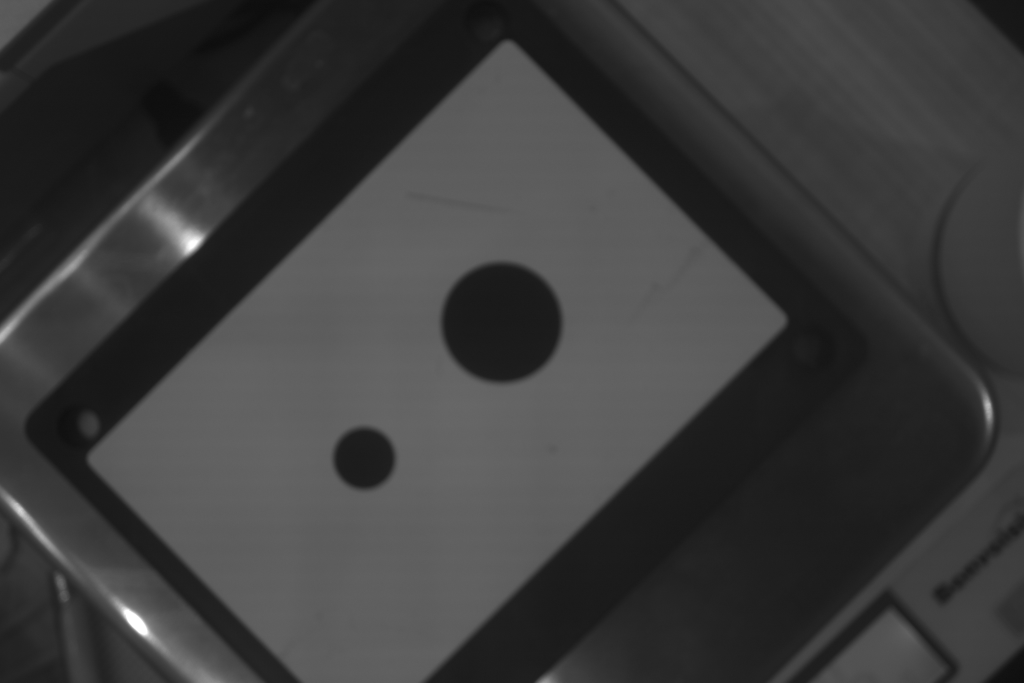
#> input picture bioyond-s4-mcp/captures/cap0025_gige_raw.jpg, 3072 x 2048 px (shown at 1/3 size)
$ python grid_preview.py --image ../../../bioyond-s4-mcp/captures/cap0025_gige_raw.jpg --output out.png
#> lines starting #> are read from the running program, lines starting #| are printed output that depends on the picture; after the words box and inside, x2 and y2 are one past the last pixel; in counts of white or black regions, pixels touching at a corner belong together
#> in main, image is the input picture: shape (2048, 3072, 3); min 9, max 255, mean 59.7
"""Image-only well-grid detection for transparent 48/96-well plates.

Coordinates are dimensionless grid intervals and image pixels. This estimates
neither physical distance nor a grasp pose. Grid symmetry leaves A1 unknown.
No controller/camera imports, model calibration or production target writes.
"""
import argparse
import json
import math
from pathlib import Path
import cv2
import numpy as np
from vision import DetectionError


def supported(rows,columns):
    if (rows,columns) not in ((6,8),(8,12)):
        raise DetectionError('Choose a 6 x 8 or 8 x 12 grid.')


# [13 lines left out: function clusters, not called in this run]


def fit_grid(points,rows=6,columns=8):
    supported(rows,columns)
    points=np.asarray(points,float)
    if points.ndim!=2 or points.shape[1]!=2 or not np.isfinite(points).all():
        raise DetectionError('Invalid measured centers.')
    required=math.ceil(rows*columns*5/6)
    if len(points)<required:raise DetectionError(f'Insufficient measured wells: {len(points)}; require at least {required}.')
    delta=points[None,:,:]-points[:,None,:]
    distance=np.linalg.norm(delta,axis=2);np.fill_diagonal(distance,np.inf)
    pitch=float(np.median(distance.min(axis=1)))
    if not math.isfinite(pitch) or pitch<=0:raise DetectionError('Measured wells are duplicate or degenerate.')
    pairs=delta[(distance>.75*pitch)&(distance<1.3*pitch)]
    angles=np.arctan2(pairs[:,1],pairs[:,0])
    # Adjacent rows and columns supply the two direction families.
    theta=float(np.angle(np.mean(np.exp(4j*angles)))/4)
    options=[]
    for candidate_angle in (theta,theta+math.pi/2):
        axes=np.array([[math.cos(candidate_angle),-math.sin(candidate_angle)],
                       [math.sin(candidate_angle),math.cos(candidate_angle)]])
        rotated=points@axes
        try:
            ci=clusters(rotated[:,0],columns);ri=clusters(rotated[:,1],rows)
        except DetectionError:continue
        ids=ri*columns+ci
        unique=np.array([i for i,x in enumerate(ids) if np.sum(ids==x)==1])
        if len(unique)<required:continue
        grid=np.column_stack([ci[unique],ri[unique]]).astype(float)
        h,mask=cv2.findHomography(grid,points[unique],cv2.RANSAC,.08*pitch)
        if h is None or mask is None:continue
        accepted=unique[mask.ravel().astype(bool)]
        if len(accepted)<required or len(set(ri[accepted]))!=rows or len(set(ci[accepted]))!=columns:continue
        # Require distributed support; a small regular patch cannot define the full plate.
        if min(np.bincount(ri[accepted],minlength=rows))<columns-2:continue
        if min(np.bincount(ci[accepted],minlength=columns))<rows-2:continue
        grid=np.column_stack([ci[accepted],ri[accepted]]).astype(float)
        h,_=cv2.findHomography(grid,points[accepted],0)
        predicted=cv2.perspectiveTransform(grid[None,:,:],h)[0]
        error=np.linalg.norm(predicted-points[accepted],axis=1)
        rmse=float(np.sqrt(np.mean(error**2)))
        if rmse>.06*pitch or error.max()>.15*pitch:continue
        options.append(dict(h=h,indices=accepted,grid=grid,rmse=rmse,pitch=pitch))
    if len(options)!=1:raise DetectionError('No unique complete grid layout; too few wells, outliers or excessive perspective.')
    result=options[0]
    result['points']=points[result['indices']]
    return result


def detect(image,rows=6,columns=8):
#> called with rows = 6, columns = 8
    supported(rows,columns)
    gray=cv2.cvtColor(image,cv2.COLOR_BGR2GRAY) if image.ndim==3 else image.copy()
    factor=min(1.,1200/gray.shape[1])
    small=cv2.resize(gray,None,fx=factor,fy=factor,interpolation=cv2.INTER_AREA)
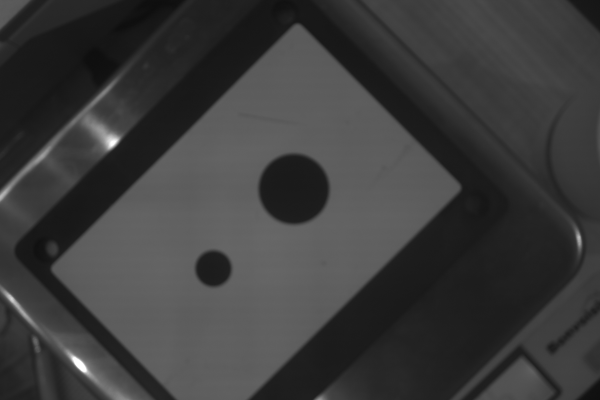
#> small: shape (800, 1200) (shown at 1/2 size); min 13, max 255, mean 59.7
    enhanced=cv2.createCLAHE(2,(8,8)).apply(small)
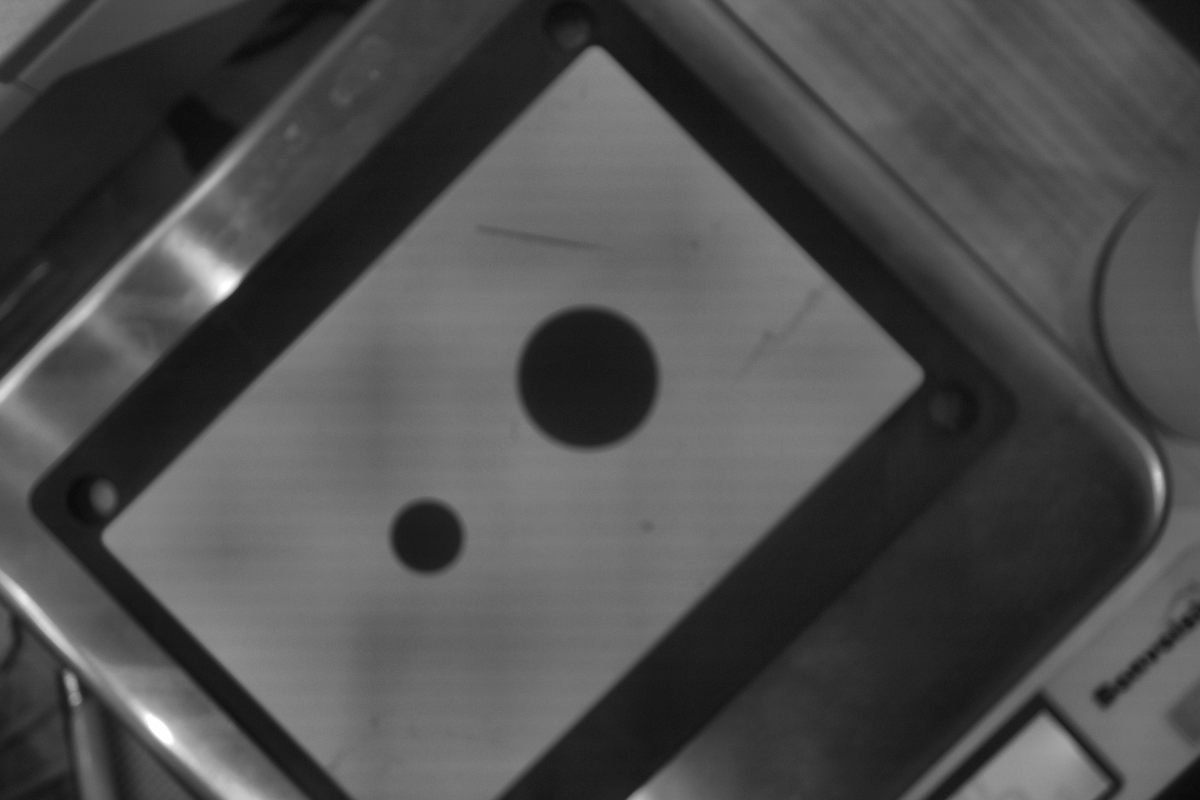
#> enhanced: shape (800, 1200); min 8, max 255, mean 76.8
    enhanced=cv2.GaussianBlur(enhanced,(5,5),1.2)
    # Broad range: well radii approximately 2–5% of image width in the initial
    # full-plate view. The grid fit, not a circle alone, determines acceptance.
    width=small.shape[1]
    layout_scale=8/columns
    circles=cv2.HoughCircles(enhanced,cv2.HOUGH_GRADIENT,1.2,width*.05*layout_scale,
        param1=80,param2=30,minRadius=round(width*.023*layout_scale),maxRadius=round(width*.046*layout_scale))
#> circles = [[426.6, 537, 35.8], [133.8, 753, 42.04]]
    if circles is None:raise DetectionError('No well-ring candidates found.')
    fit=fit_grid(circles[0,:,:2],rows,columns)
#> in fit_grid, `points=np.asarray(points,float)`: points = [[426.6, 537], [133.8, 753]]
    scale=np.diag([1/factor,1/factor,1.])
    fit['h']=scale@fit['h'];fit['points']/=factor;fit['rmse']/=factor;fit['pitch']/=factor
    fit['candidate_count']=len(circles[0])
    return fit


def preview(image,rows=6,columns=8):
    fit=detect(image,rows,columns)
    h=fit['h'];overlay=cv2.cvtColor(image,cv2.COLOR_GRAY2BGR) if image.ndim==2 else image.copy()
    size=max(1,round(image.shape[1]/1200))
    def project(points):return cv2.perspectiveTransform(np.asarray(points,float)[None,:,:],h)[0]
    for r in range(rows):
        cv2.polylines(overlay,[np.rint(project([[0,r],[columns-1,r]])).astype(np.int32)],False,(0,170,70),size)
    for c in range(columns):
        cv2.polylines(overlay,[np.rint(project([[c,0],[c,rows-1]])).astype(np.int32)],False,(0,170,70),size)
    for p in fit['points']:cv2.circle(overlay,tuple(np.rint(p).astype(int)),4*size,(0,255,80),-1)
    virtual=[]
    for label,center,radius,color in [('large',[(columns-1)*.3,(rows-1)/2],.7,(0,190,255)),
                                      ('small',[(columns-1)*.7,(rows-1)/2],.35,(255,180,30))]:
        a=np.linspace(0,2*np.pi,100,endpoint=False)
        pixels=project(np.column_stack([center[0]+radius*np.cos(a),center[1]+radius*np.sin(a)]))
        cv2.polylines(overlay,[np.rint(pixels).astype(np.int32)],True,color,2*size)
        virtual.append(dict(label=label,center_grid_intervals=center,radius_grid_intervals=radius,pixels=pixels.tolist()))
    result=dict(status='image_grid_preview',offline_only=True,motion_authorized=False,
        coordinate_frame='raw_image_pixels',grid_size=dict(rows=rows,columns=columns),
        measured_wells=len(fit['points']),candidate_count=fit['candidate_count'],
        image_fit_rmse_px=fit['rmse'],well_pitch_px=fit['pitch'],
        H_image_from_grid_intervals=h.tolist(),well_centers_px=fit['points'].tolist(),
        grid_indices=fit['grid'].astype(int).tolist(),virtual_circles=virtual,
        orientation_resolved=False,metric_pose_estimated=False,
        blockers=['A1/orientation is not identified by the symmetric grid.',
                  'Physical dimensions and calibrated camera model are not supplied.',
                  'Circle positions are illustrative; original taught grasp mapping is not registered.',
                  'No live alignment, descent or grip target is produced.'])
    lines=[f"OFFLINE: {len(fit['points'])}/{rows*columns} measured wells | fit {fit['rmse']:.1f} px",
           'Illustrative circles only - A1, metric scale and grasp mapping unverified']
    for i,text in enumerate(lines):
        y=(30+i*28)*size
        cv2.rectangle(overlay,(8,y-24*size),(image.shape[1]-8,y+5*size),(25,25,25),-1)
        cv2.putText(overlay,text,(18,y),cv2.FONT_HERSHEY_SIMPLEX,.6*size,(255,255,255),size,cv2.LINE_AA)
    return result,overlay


def main():
    parser=argparse.ArgumentParser(description=__doc__)
    parser.add_argument('--image',type=Path,required=True)
    parser.add_argument('--rows',type=int,default=6);parser.add_argument('--columns',type=int,default=8)
    parser.add_argument('--output',type=Path,required=True)
    args=parser.parse_args();args.output.mkdir(parents=True,exist_ok=True)
    try:
        image=cv2.imread(str(args.image))
        if image is None:raise DetectionError('Cannot read saved input image.')
        result,overlay=preview(image,args.rows,args.columns)
        cv2.imwrite(str(args.output/'overlay.jpg'),overlay)
        result['input']=str(args.image.resolve())
    except (DetectionError,cv2.error) as error:
        result=dict(status='rejected',reason=str(error),offline_only=True,motion_authorized=False)
    (args.output/'result.json').write_text(json.dumps(result,indent=2),encoding='utf-8')
    print(json.dumps({k:v for k,v in result.items() if k not in ('H_image_from_grid_intervals','well_centers_px','grid_indices','virtual_circles')},indent=2))
    return 2 if result['status']=='rejected' else 0


#> (the run stopped early here; a loop or call above may not have finished)

$ run again, on bioyond-s4-mcp/captures/cap0041_gige_grid.jpg
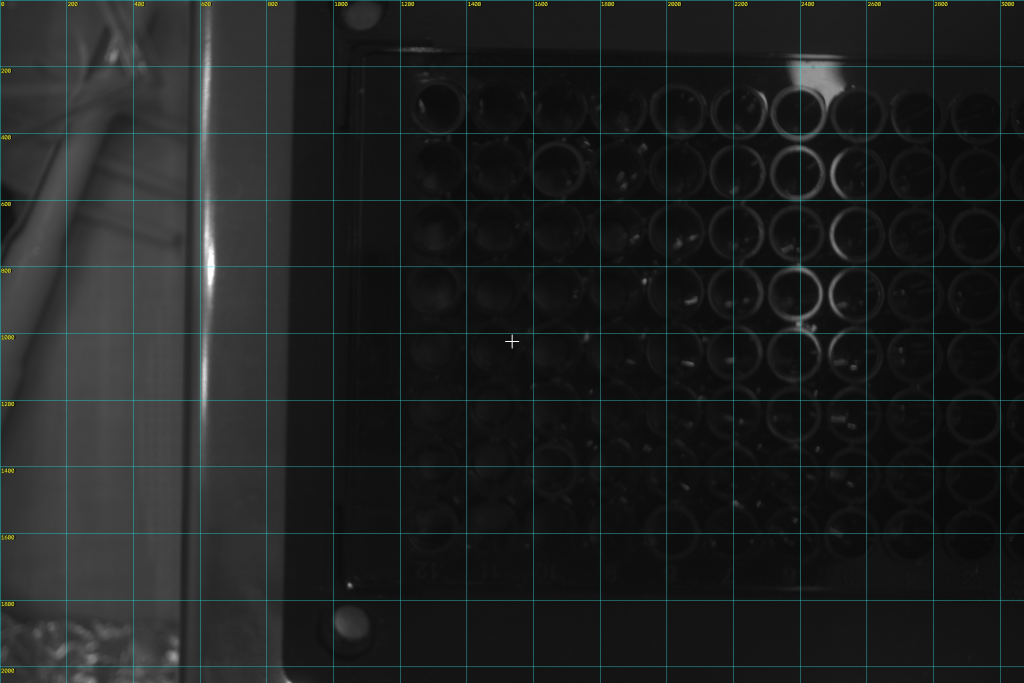
#> input picture bioyond-s4-mcp/captures/cap0041_gige_grid.jpg, 3072 x 2048 px (shown at 1/3 size)
#> in main, image is the input picture: shape (2048, 3072, 3); mean B, G, R 33, 33.2, 31
#> in detect, `enhanced=cv2.createCLAHE(2,(8,8)).apply(small)`:
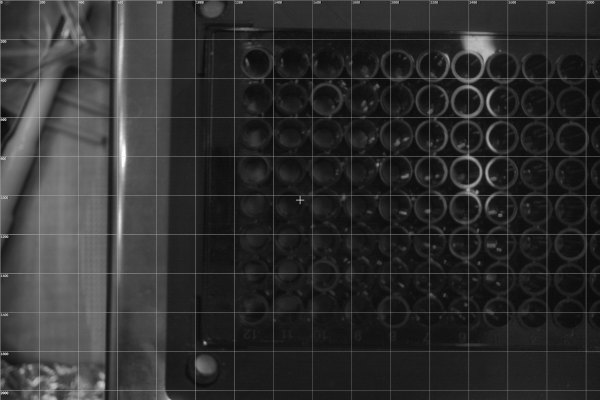
#> enhanced: shape (800, 1200) (shown at 1/2 size); min 3, max 255, mean 47.3
#> circles = 60 rows, first 8: [1005, 203.4, 33.04], [863.4, 201, 32.92], [862.2, 271.8, 33.16], [862.2, 342.6, 33.16], [934.2, 202.2, 33.04], [791.4, 341.4, 33.16], [1003.8, 345, 33.16], [1006.2, 133.8, 33.16]
#> points = 60 pairs, first value 48.6 to 1146.6, second value 36.6 to 750.6
#> in fit_grid, `distance = np.linalg.norm(delta, axis=2)`:
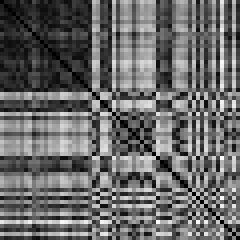
#> distance: shape (60, 60) float64 (shown 4 times larger); min 0, max 1221.4, mean 502.4; drawn with min black and max white
#> distance: shape (60, 60) float64; 1.67% of pixels changed, all inside (x1, y1, x2, y2) = (0, 0, 60, 60)
#> pitch = 70.81
#> pairs = 124 pairs, first value -87.6 to 87.6, second value -88.8 to 88.8
#> angles = 124 values, max 3.14 at index 23, min -3.12 at index 26, mean -0.129
#> theta = 0.0186
#> the loop in fit_grid, `for candidate_angle in (theta,theta+math.pi/2):` made 2 passes
#> (candidate_angle, axes, unique) on pass 1: (0.0186, [[1, -0.0186], [0.0186, 1]], [19, 28, 36, 37, 40, 41, 43, 50, 52, 55, 57, 58])
#> after the loop in fit_grid, `for candidate_angle in (theta,theta+math.pi/2):`: options = []
